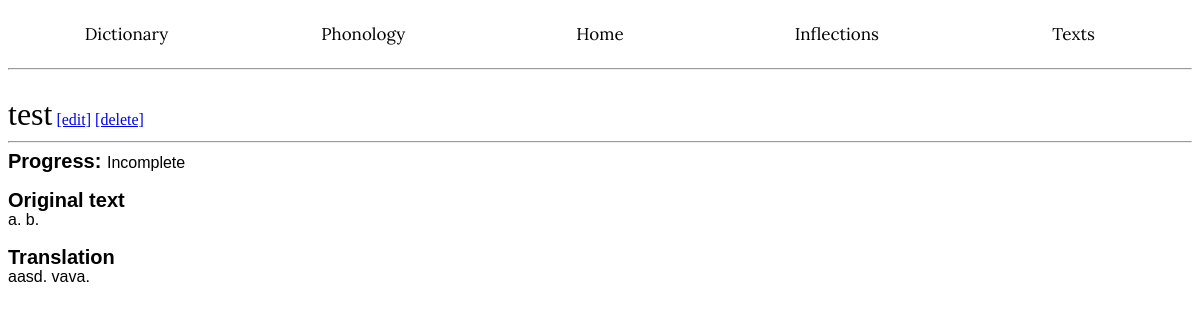
/texts/2/, run on an earlier commit of the app's database.
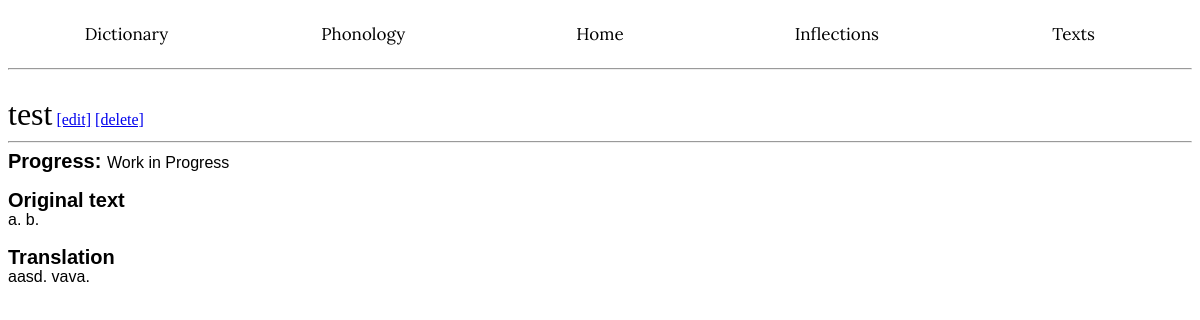
And on a later commit of the database.
### app/models.py (models this page shows, shortened)
class Texts(db.Model):
    __tablename__ = 'Texts'
    id: so.Mapped[int] = so.mapped_column(primary_key=True)
    title: so.Mapped[str] = so.mapped_column(index=True)
    status: so.Mapped[str] = so.mapped_column(index=True)
    content: so.Mapped[str] = so.mapped_column()
    translation: so.Mapped[str] = so.mapped_column(nullable=True)

### app/routes.py (the view)
@app.route('/texts/<id>/', methods=['GET', 'POST'])
def readtext(id):
    match = Texts.query.filter(Texts.id == id).first()
    return render_template('readtext.html', match=match)

### app/templates/readtext.html (shortened to what this page needs)
<!DOCTYPE html>
<html lang="en">
<head>
</head>
    <body>
        {% extends "base.html" %}
        {% block content %}<br>
        <wordh1>{{ match.title }}</wordh1>
        <a href="{{ url_for('modifytext', id=match.id) }}">[edit]</a>
        <a href="{{ url_for('deletetext', id=match.id) }}">[delete]</a><hr>
        <wordh2>Progress: </wordh2><wordp>{{ match.status }}</wordp><br><br>
        <wordh2>Original text</wordh2><br><wordp>{{ match.content }}</wordp><br><br>
        <wordh2>Translation</wordh2><br><wordp>{{ match.translation }}</wordp><br><br>
        {% endblock %}

### app/templates/base.html (shortened to what this page needs)
<!DOCTYPE html>
<html lang="en">
<head>
    <link rel="stylesheet" href='/static/style.css' />
</head>
<body>
 <div class="navbar">
        <a href="{{ url_for('dictionary') }}">Dictionary</a>
        <a href="{{ url_for('phonology') }}">Phonology</a>
        <a href="{{ url_for('index') }}">Home</a>
        <a href="#">Inflections</a>
        <a href="{{ url_for('texts') }}">Texts</a>
</div>
<hr>
{% block content %}{% endblock %}
</body>
</html>

### app/static/style.css (style rules this page uses)
.navbar { width: 100%; background-color: white; overflow: auto; }
.navbar a { float: left; color: black; font-family: "Lora"; text-decoration: none; font-size: 17px; width: 20%; text-align: center; padding-top: 15px; padding-bottom: 15px; }
wordh1 { font-family: "Georgia", serif; color: black; font-size: 32px; }
wordh2 { font-family: "Arial", sans-serif; color: black; font-weight: bold; line-height: 20px; font-size: 20px; }
wordp { font-family: "Arial", sans-serif; color: black; font-size: 16px; }

What changed in the data, as far as the page shows it:
changed Texts "test": status "Incomplete" → "Work in Progress"
